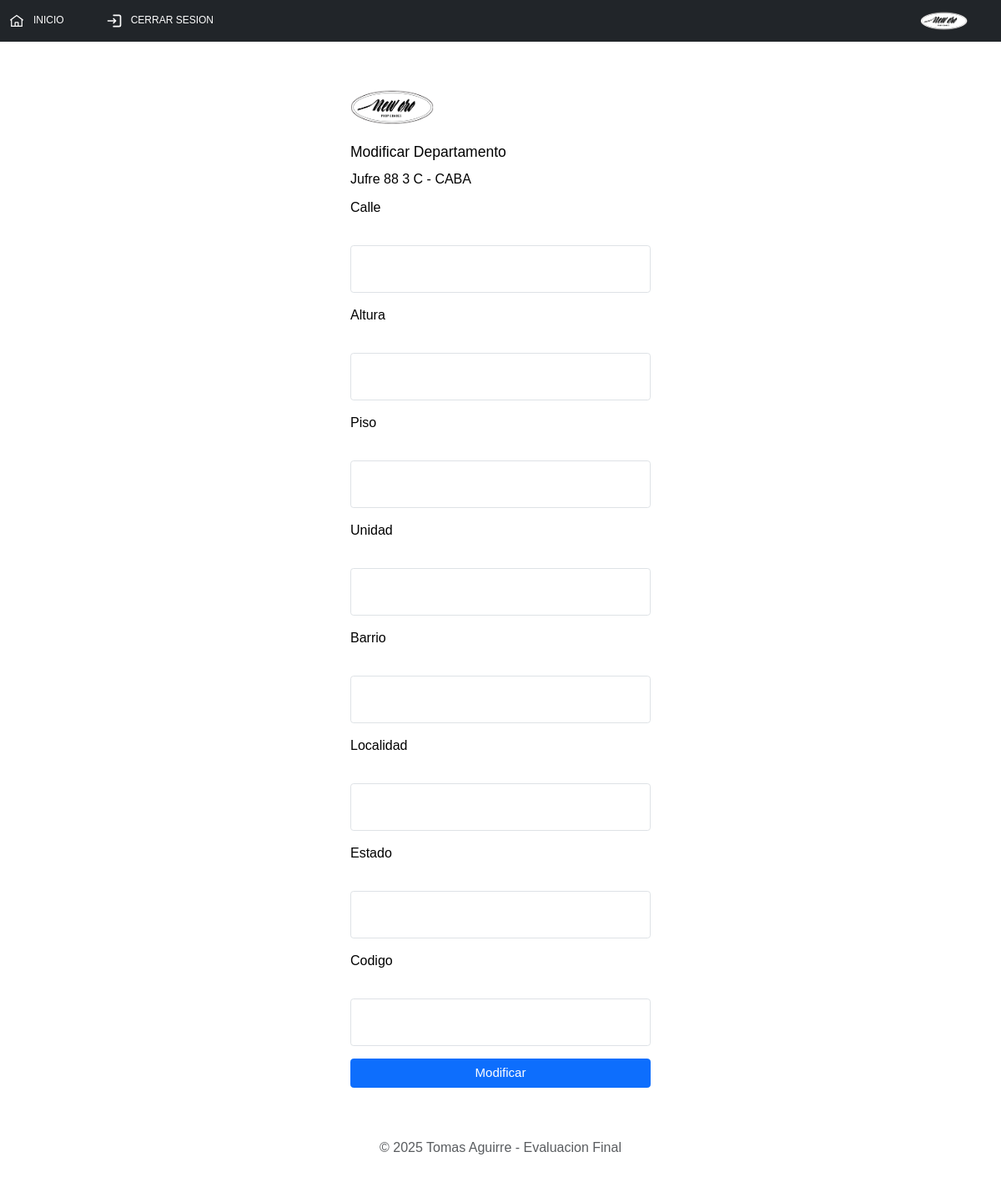
Page /admin/form_modificar.php?id_depto=2 on the committed database.
### tables this page shows
CREATE TABLE `departamentos` (
  `id_depto` int(11) NOT NULL,
  `calle` varchar(45) NOT NULL,
  `altura` varchar(45) NOT NULL,
  `piso` varchar(45) NOT NULL,
  `unidad` varchar(45) NOT NULL,
  `barrio` varchar(45) NOT NULL,
  `localidad` varchar(45) NOT NULL,
  `estado` varchar(45) NOT NULL,
  `fk_expensa` int(11) NOT NULL,
  `fk_abl` int(11) NOT NULL,
  `codigo` varchar(45) NOT NULL
);

### admin/form_modificar.php (the view, shortened to what this page needs)
<?php
include_once("../components/header.php");
?>
<main>
<?php
include_once("../components/conf/conf.php");
if(isset($_GET['id_depto'])){
    $id=$_GET['id_depto'];
    $consulta="SELECT * FROM `departamentos` WHERE `id_depto`='$id'";
    $respuesta=mysqli_query($con,$consulta);
    if($fila=mysqli_fetch_array($respuesta)){
        print"
        <form action='abm_admin/modificar.php' method='post' class='form'>
            <img class='mb-4' src='../img/logo.png' alt='logo_inmobiliaria' width='100' height='57'>
            <h1 class='h3 mb-3 fw-normal'>Modificar Departamento</h1>
            <p>$fila[calle] $fila[altura] $fila[piso] $fila[unidad] - $fila[localidad]</p>
            <div>
                <label for='calle'>Calle</label>
                <input type='text' class='form-control' id='calle'  name='calle'>
            </div>
            <div>
                <label for='floatingInput'>Altura</label>
                <input type='text' class='form-control' id='floatingInput'  name='altura'>
            </div>
            <div>
                <label for='floatingInput'>Piso</label>
                <input type='text' class='form-control' id='floatingInput'  name='piso'>
            </div>
            <div>
                <label for='floatingInput'>Unidad</label>
                <input type='text' class='form-control' id='floatingInput' name='unidad'>
            </div>
            <div>
                <label for='floatingInput'>Barrio</label>
                <input type='text' class='form-control' id='floatingInput'  name='barrio'>
            </div>
            <div>
                <label for='floatingInput'>Localidad</label>
                <input type='text' class='form-control' id='floatingInput'  name='localidad'>
            </div>
            <div>
                <label for='floatingInput'>Estado</label>
                <input type='text' class='form-control' id='floatingInput'  name='estado'>
            </div>
            <div>
                <label for='floatingInput'>Codigo</label>
                <input type='text' class='form-control' id='floatingInput'  name='codigo'>
            </div>
                <input type='hidden' name='id_mod' value='$fila[id_depto]'>
            <button class='btn btn-primary w-100 py-2' type='submit'>Modificar</button>
        </form>
        ";}
}
?>
</main>
<?php
include_once("../components/footer.php");
?>

### css/style.css (style rules this page uses)
* { padding: 0px; margin: 0px; }
html { font-size: 62.5%; }
body { font-size: 16px; color: black; font-family: 'Lucida Sans', 'Lucida Sans Regular', 'Lucida Grande', 'Lucida Sans Unicode', Geneva, Verdana, sans-serif; min-height: 100vh; }
.form { width: 30%; margin: 5rem auto; }
.form input,.form label,.form textarea { height: 5.7rem !important; }
.form input,.form textarea { font-size: 1.4rem; }
.form div { margin-bottom: 1.5rem; }
.form button { font-size: 1.5rem; }

### rows in the picture
departamentos: calle "Jufre", altura "88", piso "3", unidad "C", localidad "CABA"
